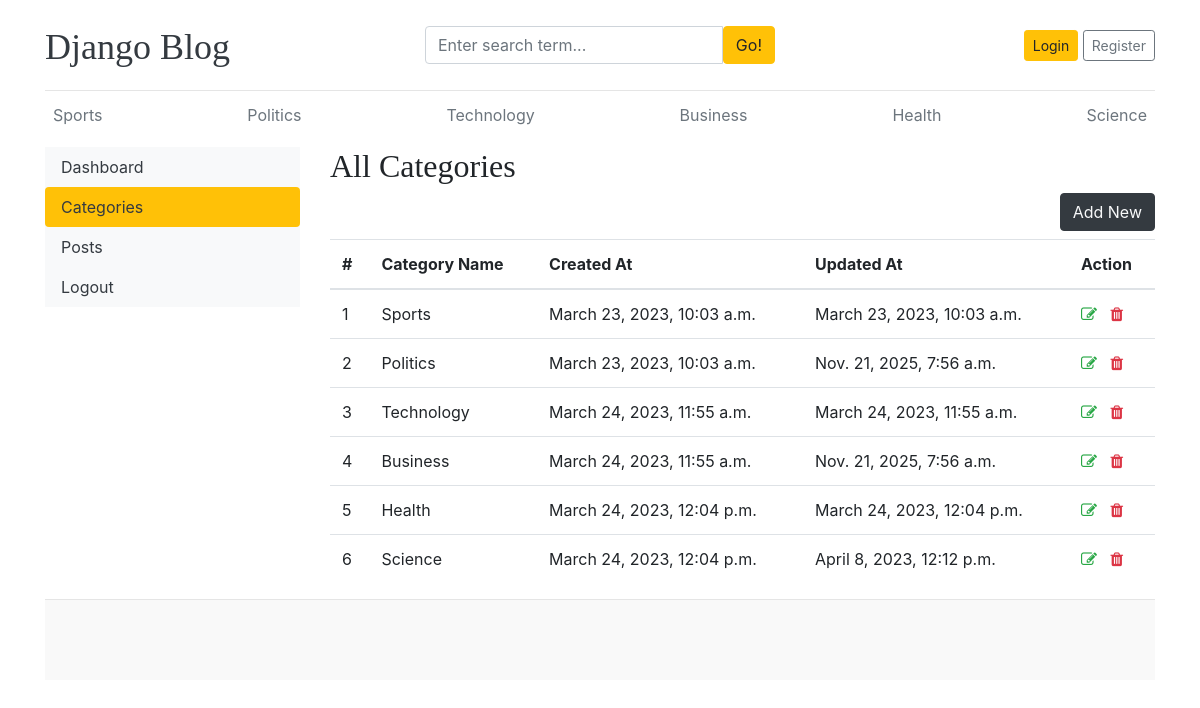
Before: /dashboard/categories/ with the older database file.
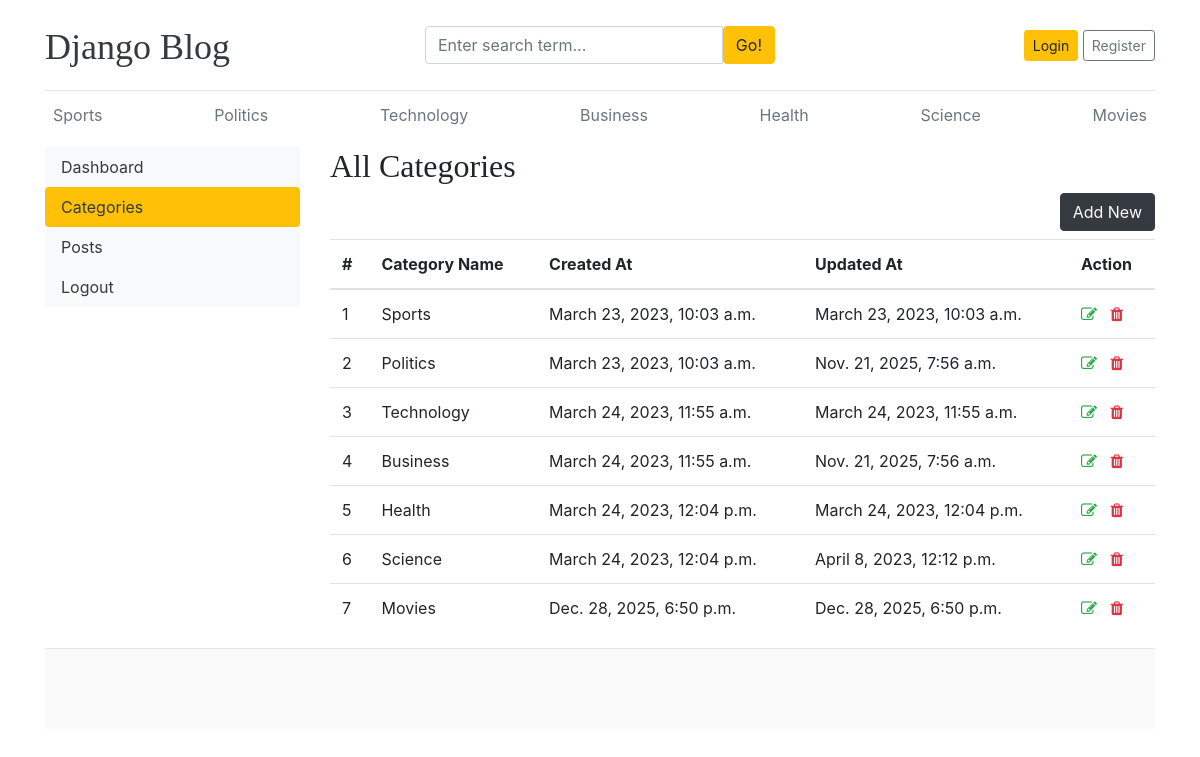
After: the same page with the newer database file.
### blogs/models.py (models this page shows)
class Category(models.Model):
    category_name = models.CharField(max_length=50, unique=True)
    created_at = models.DateTimeField(auto_now_add=True)
    updated_at = models.DateTimeField(auto_now=True)
    class Meta:
        verbose_name_plural = 'categories'
    def __str__(self):
        return self.category_name

### dashboards/views.py (the view)
# urls.py: path('categories/', views.categories, name='categories'),
def categories(request):
    return render(request, 'dashboard/categories.html')

### blogs/context_processors.py (called while the page is built)
def get_categories(request):
    categories = Category.objects.all()
    return dict(categories=categories)

def get_social_links(request):
    social_links = SocialLink.objects.all()
    return dict(social_links=social_links)

### templates/dashboard/categories.html (shortened to what this page needs)
{% extends 'base.html' %}
{% block content %}
<div class="row">
    {% include 'dashboard/sidebar.html' %}
    <div class="col-md-9">
        <h2>All Categories</h2>
        <a href="{% url 'add_category' %}" class="btn btn-dark text-light float-right mb-2">Add New</a>
        <table class="table table-hover">
            <thead>
              <tr>
                <th>#</th>
                <th>Category Name</th>
                <th>Created At</th>
                <th>Updated At</th>
                <th>Action</th>
              </tr>
            </thead>
            <tbody>
            {% for cat in categories %}
              <tr>
                <td>{{ forloop.counter }}</td>
                <td>{{ cat }}</td>
                <td>{{ cat.created_at }}</td>
                <td>{{ cat.updated_at }}</td>
                <td>
                    <a href="{% url 'edit_category' cat.id %}"><i class="fa fa-edit text-success"></i></a>
                    <a href="{% url 'delete_category' cat.id %}"><i class="fa fa-trash text-danger"></i></a>
                </td>
              </tr>
            {% endfor %}
            </tbody>
          </table>
    </div>
</div>
{% endblock %}

### templates/base.html (shortened to what this page needs)
{% load static %}
<!DOCTYPE html>
<html lang="en">
<head>
    <link href="https://getbootstrap.com/docs/4.0/dist/css/bootstrap.min.css" rel="stylesheet">
    <link href="{% static 'css/blog.css' %}" rel="stylesheet">
    <link rel="stylesheet" href="https://cdnjs.cloudflare.com/ajax/libs/font-awesome/4.7.0/css/font-awesome.min.css">
  </head>
<body>
    <div class="container">
      <header class="blog-header py-3">
        <div class="row flex-nowrap justify-content-between align-items-center">
          <div class="col-4 pt-1">
            <a class="blog-header-logo text-dark" href="/">Django Blog</a>
          </div>
          <div class="col-4">
            <form action="{% url 'search' %}" method="GET">
              <div class="input-group">
                <input class="form-control" type="text" name="keyword" value="{{ keyword }}" placeholder="Enter search term..." aria-label="Enter search term..." aria-describedby="button-search" />
                <button type="submit" class="btn btn-warning" id="button-search" type="button">Go!</button>
            </div>
            </form>
          </div>
          <div class="col-4 d-flex justify-content-end align-items-center">
            {% if not user.is_authenticated %}
            <a class="btn btn-sm btn-warning" href="{% url 'login' %}">Login</a> &nbsp;
            <a class="btn btn-sm btn-outline-secondary" href="{% url 'register' %}">Register</a>
            {% else %}
            <span><a href="{% url 'dashboard' %}">Dashboard</a></span>
            &emsp;
            <span><a href="{% url 'logout' %}">Logout</a></span>
            {% endif %}
          </div>
        </div>
      </header>
      <div class="nav-scroller py-1 mb-2">
        <nav class="nav d-flex justify-content-between">
          {% for cat in categories %}
          <a class="p-2 text-muted" href="{% url 'posts_by_category' cat.id %}">{{ cat.category_name }}</a>
          {% endfor %}
        </nav>
      </div>
{% block content %}
{% endblock %}
<footer class="blog-footer">
  </footer>
  </body>
  </html>

Changed rows visible on the page:
added Category: category_name "Movies", created_at "Dec. 28, 2025, 6:50 p.m.", updated_at "Dec. 28, 2025, 6:50 p.m."
